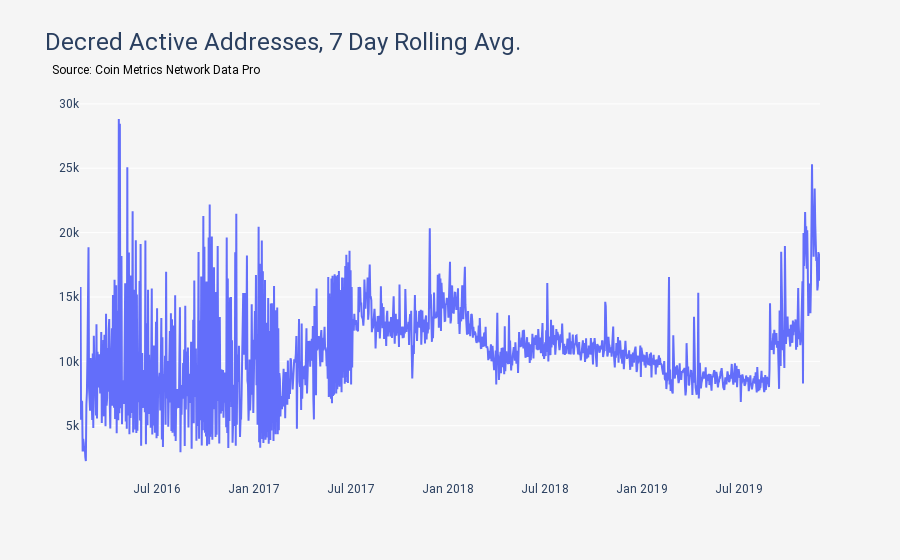

Here is the notebook cell this chart was saved with:
### Code cell
LineChartMetricByAssets(title='Decred Active Addresses, 7 Day Rolling Avg.', df=dcr_df, metric='AdrActCnt', assets=['dcr']).run().show()

### Figure 1 — Plotly figure (JSON) as saved in the notebook; plotly's stock layout.template omitted (floating-point values rounded to 4 significant figures; data arrays with more than 128 entries replaced by an {"elided": "..."} marker saying what was removed)
{"data": [{"mode": "lines", "name": "dcr", "type": "scatter", "x": {"elided": "1393 str values"}, "y": {"elided": "1393 int values"}}], "layout": {"annotations": [{"align": "left", "font": {"color": "black", "size": 12}, "showarrow": false, "text": "Source: Coin Metrics Network Data Pro", "valign": "top", "x": -0.04, "xref": "paper", "y": 1.103, "yref": "paper"}], "font": {"family": "Roboto"}, "legend": {"bgcolor": "#F5F5F5", "orientation": "h", "x": 0.5, "xanchor": "center", "y": 1.05, "yanchor": "top"}, "paper_bgcolor": "#F5F5F5", "plot_bgcolor": "#F5F5F5", "title": {"font": {"family": "Roboto", "size": 24}, "text": "Decred Active Addresses, 7 Day Rolling Avg."}, "xaxis": {"showgrid": false}}}
